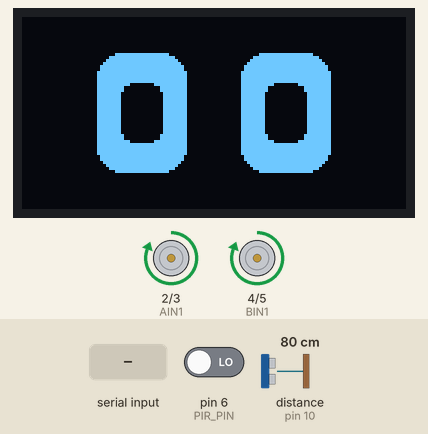
This sketch was run on a simulated Arduino Uno, built with avr-gcc and run on an emulated ATmega328P. On the bench: 128×64 one-colour display, motor-driver pin pairs drawn as motors (green arrow = first pin HIGH = forward, orange = second pin HIGH = backward, longer = more drive). Wiring (inferred from the names in the program): ultrasonic range finder: trigger pin 9; echo pin 10. The inputs (shaded band) are chosen by the test bench; at power-on: distance to the obstacle (sensor on pin 10) 80 cm, pin 6 (PIR_PIN) LOW. The echo pulse lasts 58.3 µs per cm; random numbers use the default seed unless the sketch sets one; the audio player accepts every command and is not drawn.

Above: at 1.7 s.
1.8 s: "S" received over Serial
At 2.3 s:
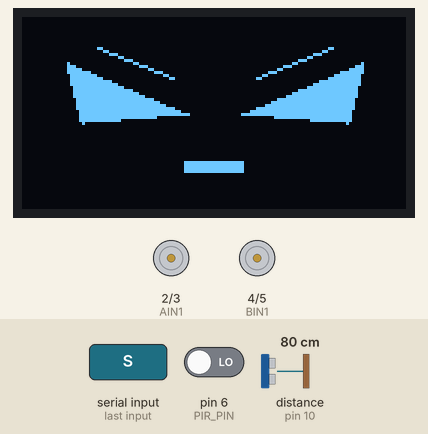
3.3 s: "O" received over Serial
At 4.1 s:
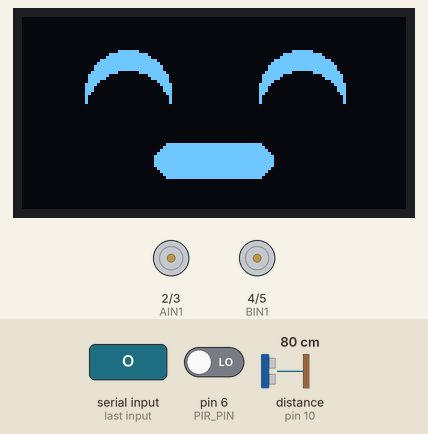
4.8 s: "C" received over Serial
At 6.1 s:
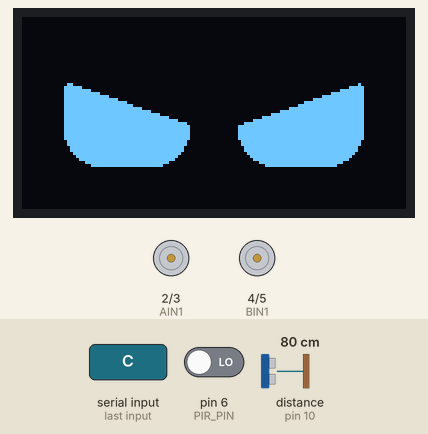
7.8 s: distance to the obstacle (sensor on pin 10) set to 18 cm
10.8 s: distance to the obstacle (sensor on pin 10) set to 13 cm
At 12.04 s:
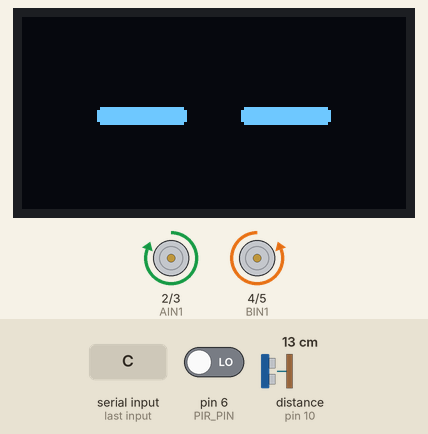
Timing chart, 0 to 13.8 s (numbered marks = the images above; inputs shaded):
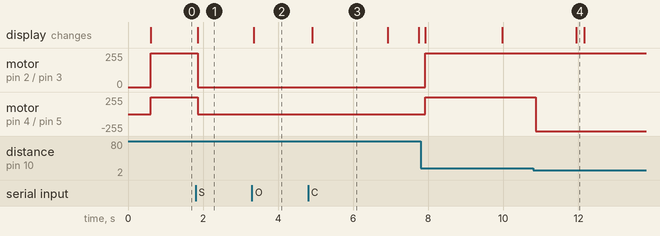

The sketch:

patrol_robot.ino
```cpp
#include <Wire.h>
#include <Adafruit_GFX.h>
#include <Adafruit_SSD1306.h>
#include <SoftwareSerial.h>
#include <DFRobotDFPlayerMini.h>

// ============================================================================
// HARDWARE CONFIGURATION & PIN DEFINITIONS
// ============================================================================

// --- OLED Display Configuration ---
#define SCREEN_WIDTH 128
#define SCREEN_HEIGHT 64
#define OLED_RESET    -1  // Shared reset with Arduino or unused

Adafruit_SSD1306 display(SCREEN_WIDTH, SCREEN_HEIGHT, &Wire, OLED_RESET);

// --- DFPlayer Mini (Audio Module) ---
SoftwareSerial mySoftwareSerial(11, 12); // RX = Pin 11, TX = Pin 12
DFRobotDFPlayerMini myDFPlayer;

// --- HC-SR04 Ultrasonic Sensor (Front) ---
#define TRIG_PIN   9
#define ECHO_FRONT 10

// --- PIR Motion Sensor ---
#define PIR_PIN    6

// --- TB6612FNG Dual Motor Driver ---
#define AIN1 2  // Left Motor Direction 1
#define AIN2 3  // Left Motor Direction 2
#define BIN1 4  // Right Motor Direction 1
#define BIN2 5  // Right Motor Direction 2

// ============================================================================
// SYSTEM THRESHOLDS & CONSTANTS
// ============================================================================

#define DISTANCE_SURPRISED 10  // Distance threshold to trigger surprised face (cm)
#define OBSTACLE_THRESHOLD 15  // Distance threshold to avoid obstacles (cm)

const int AI_FACE_DURATION       = 3000; // Duration to hold an AI facial expression (ms)
const int UNBLOCK_HAPPY_DURATION = 2000; // Duration to show happy face after camera is unblocked (ms)
const unsigned long soundCooldown = 5000; // Minimum interval between alarm sounds (ms)
const unsigned long debounce_delay = 200; // PIR sensor debounce interval (ms)

// ============================================================================
// GLOBAL STATE VARIABLES & TIMERS
// ============================================================================

// --- Distance Measurement ---
long distFront = 0; // Front distance in centimeters

// --- Eye Blinking Animation Timers ---
unsigned long previousMillis = 0;
unsigned long blinkInterval  = 2000; // Dynamic random interval between blinks (ms)
bool isBlinking              = false;
unsigned long blinkStartTime = 0;

// --- AI State Machine (Commands from Host/Python) ---
// States: 'N' = Normal, 'S' = Suspect detected, 'O' = Owner recognized, 'C' = Camera blocked
char aiState          = 'N';
char lastAiState      = 'N';
unsigned long aiStartTime = 0;

// --- Camera Unblock Reaction State ---
bool showUnblockHappy           = false;
unsigned long unblockHappyStartTime = 0;

// --- Camera Blocked Animation Timer ---
unsigned long blockedAnimStartTime = 0;

// --- Sound Playback Cooldown Timer ---
unsigned long lastSoundTime = 0;

// --- PIR Debounce & Motion Tracking ---
int stable_pir_state              = LOW;
unsigned long last_pir_change_time = 0;
bool motion_sent                  = false;

// ============================================================================
// SETUP FUNCTION
// ============================================================================
void setup() {
  Serial.begin(9600);           // Primary serial communication (Host / AI backend)
  mySoftwareSerial.begin(9600); // Software serial for DFPlayer Mini

  // Initialize Sensor Pins
  pinMode(TRIG_PIN, OUTPUT);
  pinMode(ECHO_FRONT, INPUT);
  pinMode(PIR_PIN, INPUT);

  // Initialize Motor Driver Pins
  pinMode(AIN1, OUTPUT);
  pinMode(AIN2, OUTPUT);
  pinMode(BIN1, OUTPUT);
  pinMode(BIN2, OUTPUT);
  stopRobot(); // Keep the robot stationary on startup

  // Initialize OLED Display (I2C address 0x3C)
  if (!display.begin(SSD1306_SWITCHCAPVCC, 0x3C)) {
    Serial.println(F("SSD1306 allocation failed"));
    for (;;); // Halt execution if display fails
  }
  display.clearDisplay();
  display.display();

  // Seed random number generator with noise from unconnected analog pin
  randomSeed(analogRead(0));

  // Initialize DFPlayer Mini
  if (myDFPlayer.begin(mySoftwareSerial)) {
    myDFPlayer.volume(25); // Set volume (range: 0 - 30)
  }
}

// ============================================================================
// MAIN LOOP
// ============================================================================
void loop() {
  unsigned long currentMillis = millis();

  // --------------------------------------------------------------------------
  // 1. PIR Motion Detection (with Debounce)
  // --------------------------------------------------------------------------
  int reading = digitalRead(PIR_PIN);

  if (reading != stable_pir_state) {
    if ((currentMillis - last_pir_change_time) > debounce_delay) {
      stable_pir_state = reading;

      // Notify host only on the rising edge (motion newly detected)
      if (stable_pir_state == HIGH && !motion_sent) {
        Serial.println("MOTION");
        motion_sent = true;
      } else if (stable_pir_state == LOW) {
        motion_sent = false; // Reset trigger flag when motion clears
      }
    }
  } else {
    last_pir_change_time = currentMillis;
  }

  // --------------------------------------------------------------------------
  // 2. Serial Command Processing & Audio Alert Handling
  // --------------------------------------------------------------------------
  while (Serial.available() > 0) {
    char incomingChar = Serial.read();

    if (incomingChar == 'S' || incomingChar == 's') {
      // 'S' - Suspect detected: trigger angry face and alarm sound
      aiState = 'S';
      aiStartTime = currentMillis;

      if (currentMillis - lastSoundTime >= soundCooldown) {
        myDFPlayer.play(1); // Play track 0001 (Alarm sound)
        lastSoundTime = currentMillis;
      }
    }
    else if (incomingChar == 'O' || incomingChar == 'o') {
      // 'O' - Owner recognized: trigger happy face
      aiState = 'O';
      aiStartTime = currentMillis;
    }
    else if (incomingChar == 'C' || incomingChar == 'c') {
      // 'C' - Camera covered/blocked: trigger restless searching eyes
      if (aiState != 'C') {
        blockedAnimStartTime = currentMillis;
      }
      aiState = 'C';
      aiStartTime = currentMillis;
    }
    else if (incomingChar == 'N' || incomingChar == 'n') {
      // 'N' - Normal state: return to default behavior
      aiState = 'N';
    }
  }

  // Auto-reset AI expression back to normal after duration elapses
  if (aiState != 'N' && (currentMillis - aiStartTime >= AI_FACE_DURATION)) {
    aiState = 'N';
  }

  // Detect camera unblock event (transition from 'C' to any other state)
  if (lastAiState == 'C' && aiState != 'C') {
    showUnblockHappy = true;
    unblockHappyStartTime = currentMillis;
  }
  lastAiState = aiState;

  // Clear unblock happy face after the duration expires
  if (showUnblockHappy && (currentMillis - unblockHappyStartTime >= UNBLOCK_HAPPY_DURATION)) {
    showUnblockHappy = false;
  }

  // --------------------------------------------------------------------------
  // 3. Distance Measurement (Front Ultrasonic Sensor)
  // --------------------------------------------------------------------------
  distFront = getDistance(ECHO_FRONT);

  // --------------------------------------------------------------------------
  // 4. OLED Display Rendering (Evaluated by Priority)
  // --------------------------------------------------------------------------
  if (aiState == 'C') {
    // Priority 1: Camera blocked - animate eyes glancing side-to-side
    unsigned long animTime = (currentMillis - blockedAnimStartTime) % 5100;
    int currentOffset = 0;

    if (animTime < 2000)      currentOffset = 0;   // Center
    else if (animTime < 2800) currentOffset = -14; // Look left
    else if (animTime < 3300) currentOffset = 0;   // Center
    else if (animTime < 4500) currentOffset = 14;  // Look right
    else if (animTime < 4800) currentOffset = -14; // Quick glance left
    else                      currentOffset = 14;  // Quick glance right

    drawBlockedEyes(currentOffset);
  }
  else if (aiState == 'S') {
    // Priority 2: Suspect detected - show angry expression
    drawAngryFace();
  }
  else if (aiState == 'O') {
    // Priority 3: Owner recognized - show happy expression
    drawHappyFace();
  }
  else if (showUnblockHappy) {
    // Priority 4: Camera recently unblocked - show relieved/happy expression
    drawHappyFace();
    previousMillis = currentMillis;
    isBlinking = false;
  }
  else if (distFront > 0 && distFront < DISTANCE_SURPRISED) {
    // Priority 5: Close obstacle - show surprised expression
    drawSurprisedEyes();
    previousMillis = currentMillis;
    isBlinking = false;
  }
  else {
    // Priority 6: Idle state - natural blinking animation
    if (isBlinking) {
      if (currentMillis - blinkStartTime >= 150) { // Blink closed duration: 150 ms
        isBlinking = false;
        previousMillis = currentMillis;
        blinkInterval = random(2000, 5000); // Random delay until next blink
      } else {
        drawBlink();
      }
    } else {
      if (currentMillis - previousMillis >= blinkInterval) {
        isBlinking = true;
        blinkStartTime = currentMillis;
      } else {
        drawNormalEyes();
      }
    }
  }

  // --------------------------------------------------------------------------
  // 5. Robot Navigation & Movement Logic
  // --------------------------------------------------------------------------
  if (aiState != 'N') {
    // Stop movement while reacting to AI states (suspect, owner, camera blocked)
    stopRobot();
  }
  else if (distFront > 0 && distFront < OBSTACLE_THRESHOLD) {
    // Obstacle detected ahead: turn right to bypass
    turnRight();
  }
  else {
    // Path is clear: continue forward
    moveForward();
  }

  delay(50); // Loop pacing delay
}

// ============================================================================
// SENSOR FUNCTIONS
// ============================================================================

/**
 * Measures distance using the HC-SR04 ultrasonic sensor.
 * @param echoPin The digital input pin connected to the sensor's Echo pin.
 * @return Distance in centimeters, or 999 if out of range / timed out.
 */
long getDistance(int echoPin) {
  // Send a clean 10-microsecond trigger pulse
  digitalWrite(TRIG_PIN, LOW);
  delayMicroseconds(2);
  digitalWrite(TRIG_PIN, HIGH);
  delayMicroseconds(10);
  digitalWrite(TRIG_PIN, LOW);

  // Read echo pulse duration (timeout after 30,000 us ~= 5 meters)
  long duration = pulseIn(echoPin, HIGH, 30000);
  if (duration == 0) return 999; // Return out-of-range indicator

  // Calculate distance: sound speed = 0.034 cm/us, divided by 2 for round-trip
  return duration * 0.034 / 2;
}

// ============================================================================
// MOTOR CONTROL FUNCTIONS (TB6612FNG Driver)
// ============================================================================

void moveForward() {
  // Both left and right motors rotate forward
  digitalWrite(AIN1, HIGH); digitalWrite(AIN2, LOW);
  digitalWrite(BIN1, HIGH); digitalWrite(BIN2, LOW);
}

void moveBackward() {
  // Both left and right motors rotate in reverse
  digitalWrite(AIN1, LOW); digitalWrite(AIN2, HIGH);
  digitalWrite(BIN1, LOW); digitalWrite(BIN2, HIGH);
}

void turnLeft() {
  // Left motor reverses, right motor moves forward (pivot turn left)
  digitalWrite(AIN1, LOW);  digitalWrite(AIN2, HIGH);
  digitalWrite(BIN1, HIGH); digitalWrite(BIN2, LOW);
}

void turnRight() {
  // Left motor moves forward, right motor reverses (pivot turn right)
  digitalWrite(AIN1, HIGH); digitalWrite(AIN2, LOW);
  digitalWrite(BIN1, LOW);  digitalWrite(BIN2, HIGH);
}

void stopRobot() {
  // Disables drive outputs on both motors
  digitalWrite(AIN1, LOW); digitalWrite(AIN2, LOW);
  digitalWrite(BIN1, LOW); digitalWrite(BIN2, LOW);
}

// ============================================================================
// OLED GRAPHICS & FACIAL EXPRESSIONS
// ============================================================================

/**
 * Draws the default open eyes.
 */
void drawNormalEyes() {
  display.clearDisplay();
  // Left Eye
  display.fillRoundRect(25, 12, 30, 40, 8, SSD1306_WHITE);
  display.fillRoundRect(33, 22, 14, 20, 4, SSD1306_BLACK);
  // Right Eye
  display.fillRoundRect(73, 12, 30, 40, 8, SSD1306_WHITE);
  display.fillRoundRect(81, 22, 14, 20, 4, SSD1306_BLACK);
  display.display();
}

/**
 * Draws eyelids closed for the blinking animation.
 */
void drawBlink() {
  display.clearDisplay();
  display.fillRoundRect(25, 30, 30, 6, 2, SSD1306_WHITE); // Left eyelid slit
  display.fillRoundRect(73, 30, 30, 6, 2, SSD1306_WHITE); // Right eyelid slit
  display.display();
}

/**
 * Draws wide, surprised eyes with small pupils.
 */
void drawSurprisedEyes() {
  display.clearDisplay();
  // Wide open eyes with smaller pupils centered
  display.fillRoundRect(23, 8, 34, 48, 10, SSD1306_WHITE);
  display.fillRoundRect(37, 26, 6, 12, 2, SSD1306_BLACK);
  display.fillRoundRect(71, 8, 34, 48, 10, SSD1306_WHITE);
  display.fillRoundRect(85, 26, 6, 12, 2, SSD1306_BLACK);
  display.display();
}

/**
 * Draws happy smiling eyes and mouth.
 */
void drawHappyFace() {
  display.clearDisplay();
  // Inverted arc eyes (smiling crescents)
  display.fillCircle(35, 25, 14, SSD1306_WHITE);
  display.fillCircle(35, 32, 14, SSD1306_BLACK);
  display.fillCircle(93, 25, 14, SSD1306_WHITE);
  display.fillCircle(93, 32, 14, SSD1306_BLACK);
  // Smile mouth
  display.fillRoundRect(44, 42, 40, 12, 6, SSD1306_WHITE);
  display.display();
}

/**
 * Draws an angry expression with slanted eyebrows.
 */
void drawAngryFace() {
  display.clearDisplay();
  // Slanted sharp eyes
  display.fillTriangle(15, 15, 55, 32, 20, 35, SSD1306_WHITE);
  display.fillTriangle(113, 15, 73, 32, 108, 35, SSD1306_WHITE);
  // Mouth
  display.fillRect(54, 48, 20, 4, SSD1306_WHITE);
  // Eyebrows
  display.drawLine(25, 10, 50, 20, SSD1306_WHITE);
  display.drawLine(103, 10, 78, 20, SSD1306_WHITE);
  display.display();
}

/**
 * Draws glancing/searching eyes with horizontal offset when the camera is covered.
 * @param offsetX Horizontal pixel offset for glancing animation.
 */
void drawBlockedEyes(int offsetX) {
  display.clearDisplay();
  // Outer eye contours
  display.fillRoundRect(14 + offsetX, 14, 42, 36, 12, SSD1306_WHITE);
  display.fillRoundRect(72 + offsetX, 14, 42, 36, 12, SSD1306_WHITE);
  // Upper cutout angles
  display.fillTriangle(-20 + offsetX, 9, 64 + offsetX, 38, 64 + offsetX, 9, SSD1306_BLACK);
  display.fillTriangle(64 + offsetX, 38, 148 + offsetX, 9, 64 + offsetX, 9, SSD1306_BLACK);
  display.fillRect(0, 0, 128, 9, SSD1306_BLACK);
  display.display();
}
```

Measured:
- the behaviour switches between 16 and 15 cm on distance to the obstacle (sensor on pin 10) (found by bisection; images 3 and 4)
- after the input at 1.8 s, motor on pin 2 (AIN1) / pin 3 (AIN2), motor on pin 4 (BIN1) / pin 5 (BIN2): forward 255/255 → stopped after 0.06 s
- after the input at 3.3 s, the display: changes after 0.05 s (image 2)
- after the input at 10.8 s, motor on pin 4 (BIN1) / pin 5 (BIN2): forward 255/255 → backward 255/255 after 0.06 s
- what the display in image 3 shows lasts 2.0 s, from 4.9 s to 6.9 s
